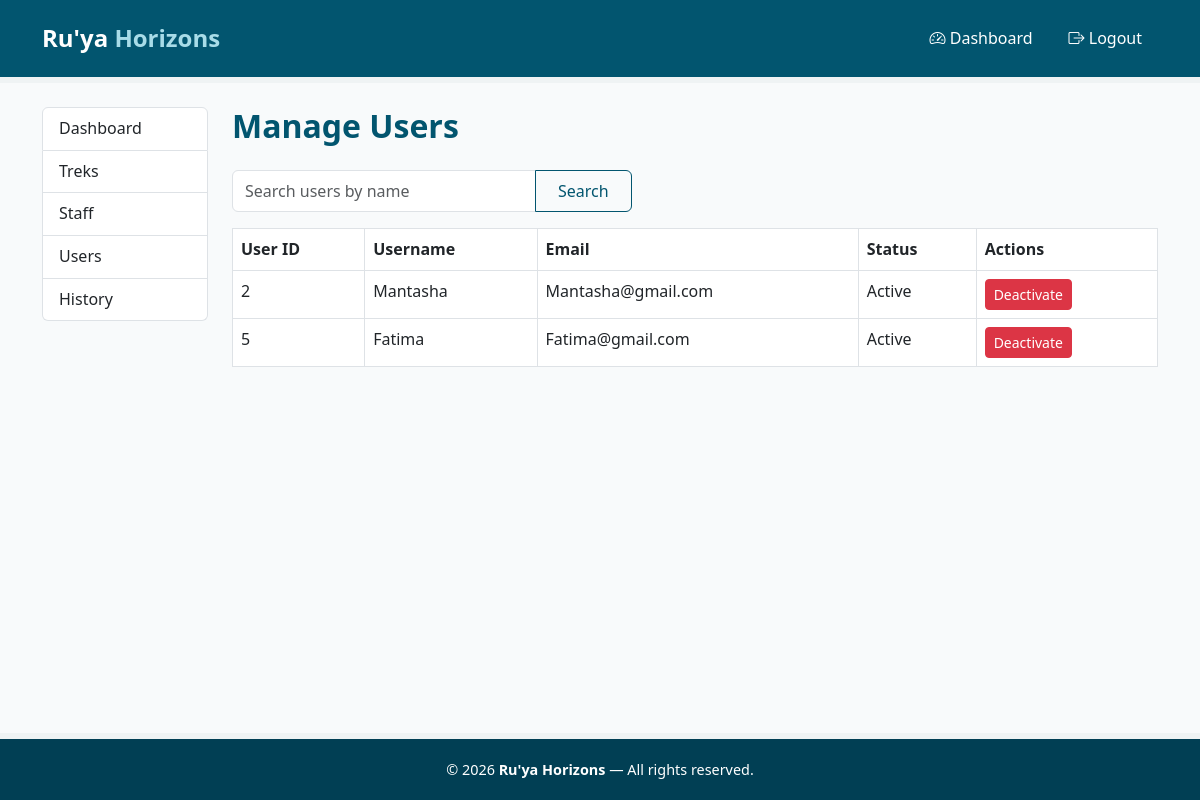
Before: /admin/users (signed in) with the older database file.
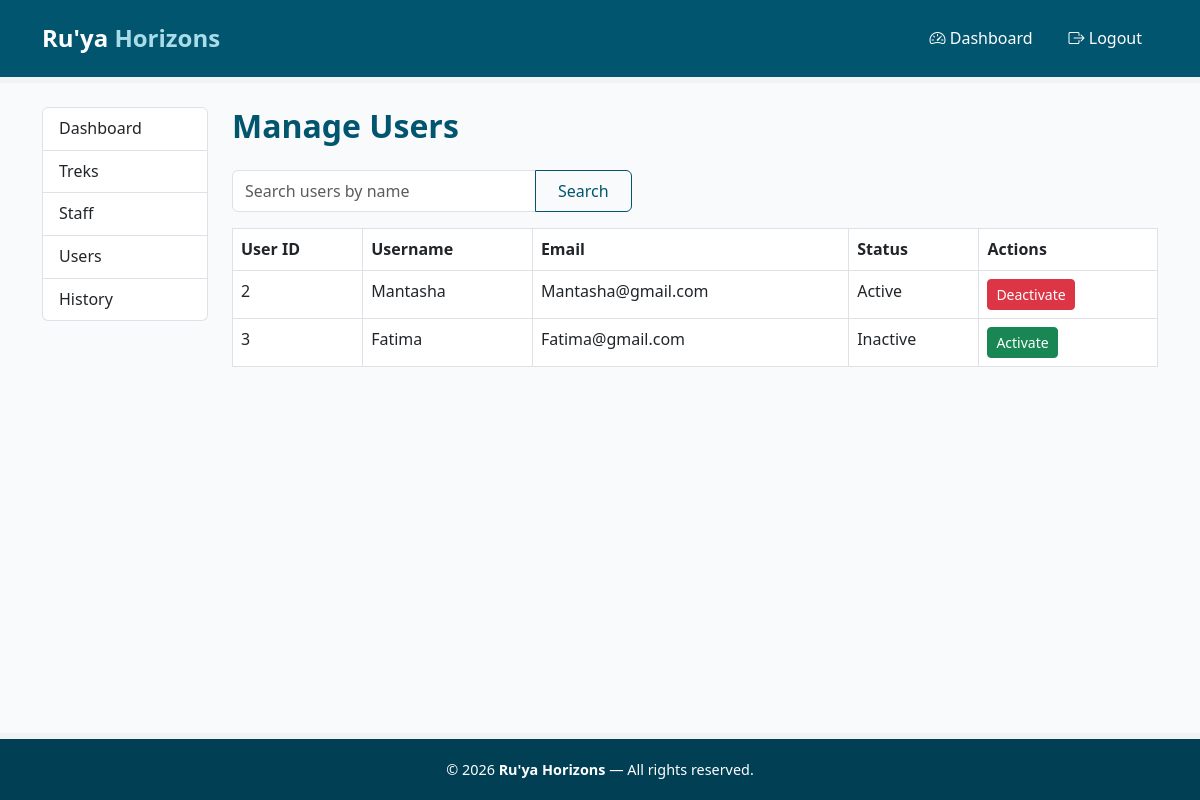
After: the same page with the newer database file.
### models.py (models this page shows)
class User(db.Model, UserMixin):
    __tablename__ = 'user'
    id = db.Column(db.Integer, primary_key=True)
    username = db.Column(db.String(150), unique=True, nullable=False)
    email = db.Column(db.String(150), unique=True, nullable=False)
    password = db.Column(db.String(256), nullable=False)
    role = db.Column(db.String(50), nullable=False, default='trekker')  # 'admin' or 'user' or 'trek_staff'
    is_active = db.Column(db.Boolean, default=True) # active or inactive
    created_at = db.Column(db.DateTime, default=datetime.utcnow)
    bookings = db.relationship('Booking', backref='user', lazy=True)

### app.py (the view)
@app.route('/admin/users')
@login_required
def admin_users():
    if current_user.role != 'admin':
        return "Access denied: Admins only", 403
    search_query = request.args.get('q', '')
    if search_query:
        users = User.query.filter_by(role='trekker').filter(User.username.ilike(f'%{search_query}%')).all()
    else:
        users = User.query.filter_by(role='trekker').all()
    return render_template('admin_manage_users.html', users=users, search_query=search_query)

### app.py (called while the page is built)
@login_manager.user_loader
def load_user(user_id):
    return User.query.get(int(user_id))

### templates/admin_manage_users.html (shortened to what this page needs)
{% extends "base.html" %}
{% block content %}
<div class="container my-4">
    <div class="row">
        {% include "admin_sidebar.html" %}
        <div class="col-md-9 col-lg-10">
            <h2 class="page-heading mb-4">Manage Users</h2>
            <form method="GET" action="{{ url_for('admin_users') }}" class="mb-3">
                <div class="input-group" style="max-width: 400px;">
                    <input type="text" name="q" class="form-control" placeholder="Search users by name"
                           value="{{ search_query or '' }}">
                    <button type="submit" class="btn btn-outline-primary">Search</button>
                </div>
            </form>
            <table class="table table-bordered table-hover">
                <thead>
                    <tr>
                        <th>User ID</th>
                        <th>Username</th>
                        <th>Email</th>
                        <th>Status</th>
                        <th>Actions</th>
                    </tr>
                </thead>
                <tbody>
                    {% for user in users %}
                    <tr>
                        <td>{{ user.id }}</td>
                        <td>{{ user.username }}</td>
                        <td>{{ user.email }}</td>
                        <td>
                            {% if user.is_active %}
                                Active
                            {% else %}
                                Inactive
                            {% endif %}
                        </td>
                        <td>
                            {% if user.is_active %}
                            <a href="{{ url_for('admin_deactivate_user', user_id=user.id) }}"
                               class="btn btn-sm btn-danger"
                               onclick="return confirm('Deactivate this user?');">Deactivate</a>
                            {% else %}
                            <a href="{{ url_for('admin_activate_user', user_id=user.id) }}"
                               class="btn btn-sm btn-success">Activate</a>
                            {% endif %}
                        </td>
                    </tr>
                    {% else %}
                    <tr><td colspan="5" class="text-center text-muted">No users found.</td></tr>
                    {% endfor %}
                </tbody>
            </table>
        </div>
    </div>
</div>
{% endblock %}

Changed rows visible on the page:
no longer on this page (row edited): User: id "5", username "Fatima", email "Fatima@gmail.com", is_active "Active"
now on this page (row edited): User: id "3", username "Fatima", email "Fatima@gmail.com", is_active "Inactive"
